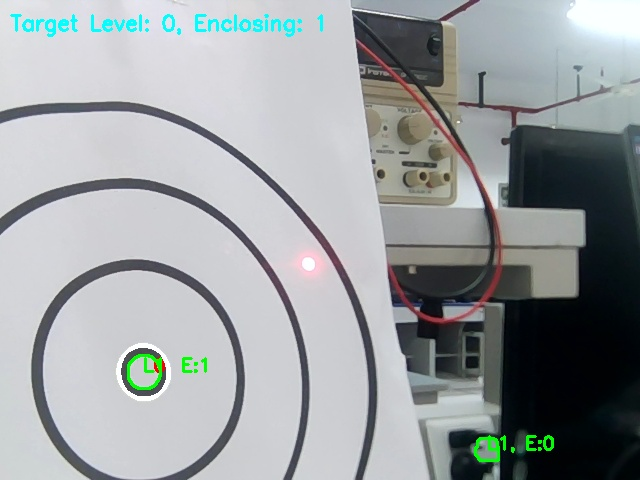
#> input picture src/laser_shotting_car/laser_shotting_car/pre-work/data/hier_frame0.jpg, 640 x 480 px, given in place of the camera
$ python circle_detect.py
#> lines starting #> are read from the running program, lines starting #| are printed output that depends on the picture; after the words box and inside, x2 and y2 are one past the last pixel; in counts of white or black regions, pixels touching at a corner belong together
#> in main, frame is the input picture: shape (480, 640, 3); mean B, G, R 160.4, 158.4, 154
import cv2
import numpy as np

def detect_deepest_inner_circle(frame):
    """检测层级最多的轮廓结构中最里层的圆心"""
    result_frame = frame.copy()

    # 图像预处理
    gray = cv2.cvtColor(frame, cv2.COLOR_BGR2GRAY)
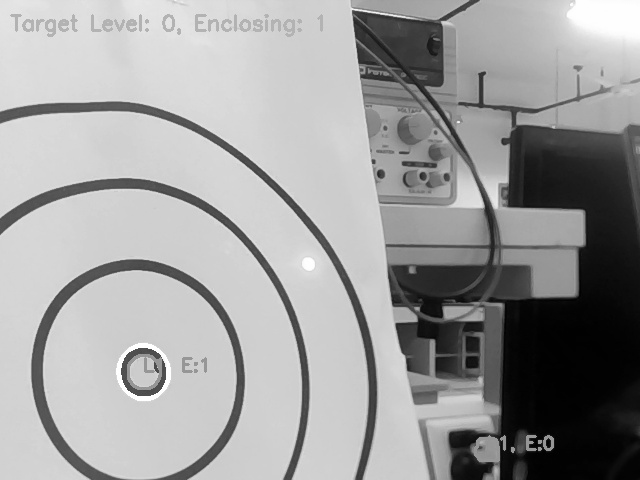
#> gray: shape (480, 640); min 0, max 255, mean 157.3
    blurred = cv2.GaussianBlur(gray, (5, 5), 0)

    # 使用大津法进行阈值处理
    _, thresh = cv2.threshold(blurred, 0, 255, cv2.THRESH_BINARY_INV + cv2.THRESH_OTSU)
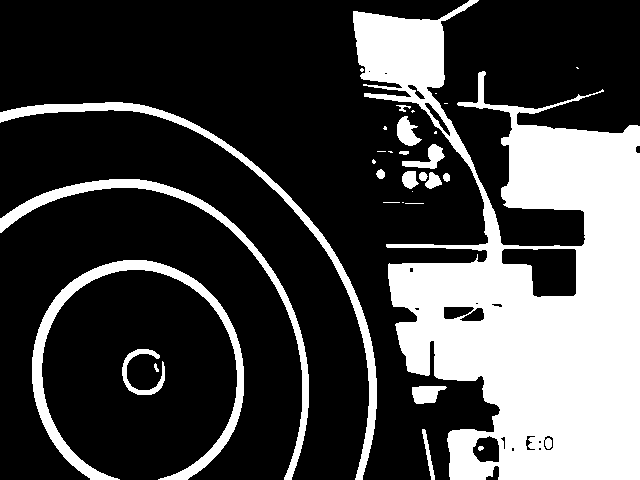
#> thresh: shape (480, 640); 27.2% white; 32 white regions (14 under 20 px), largest, box (x1, y1, x2, y2) and area: (353, 0, 640, 480) 66129, (32, 260, 244, 480) 5729, (0, 102, 377, 480) 4718

    # 形态学操作优化轮廓
    kernel = np.ones((3, 3), np.uint8)
    thresh = cv2.morphologyEx(thresh, cv2.MORPH_OPEN, kernel)
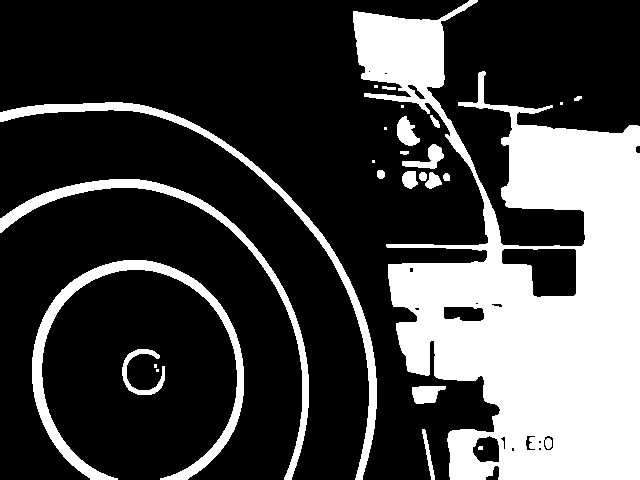
#> thresh: shape (480, 640); 27.1% white; 26 white regions (8 under 20 px), largest, box (x1, y1, x2, y2) and area: (353, 0, 640, 480) 65754, (32, 260, 244, 480) 5725, (0, 102, 377, 480) 4717
    thresh = cv2.morphologyEx(thresh, cv2.MORPH_CLOSE, kernel)
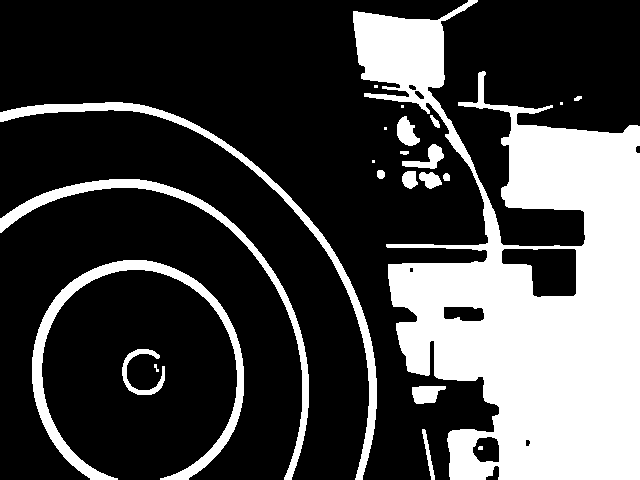
#> thresh: shape (480, 640); 27.2% white; 23 white regions (6 under 20 px)

    # 获取轮廓和层级信息 (RETR_TREE 模式)
    contours, hierarchy = cv2.findContours(thresh, cv2.RETR_TREE, cv2.CHAIN_APPROX_SIMPLE)
#> contours = 30 contours, 8 with area under 20; largest, box (x1, y1, x2, y2) and area: (353, 0, 640, 480) 68200, (32, 260, 244, 480) 5162, (0, 102, 377, 480) 4140, (0, 179, 309, 480) 3692, (501, 248, 577, 298) 2614

    if hierarchy is None or len(hierarchy) == 0 or len(contours) == 0:
        return result_frame, None

    hierarchy = hierarchy[0]  # 获取层级数组

    # ===== 步骤1: 计算每个轮廓的层级深度 =====
    contour_levels = {}  # 存储每个轮廓的层级深度
    max_level = 0        # 最大层级深度

    for i in range(len(contours)):
        level = 0
        next_idx = i

        # 向上遍历直到最外层轮廓
        while hierarchy[next_idx][3] != -1:
            next_idx = hierarchy[next_idx][3]
            level += 1

        contour_levels[i] = level
        if level > max_level:
            max_level = level
#> this loop made 30 passes
#> max_level on passes 23, 25: 1, 2
#> after the loop, contour_levels = 30 items; max_level = 2

    # 如果没有嵌套结构，直接返回
    if max_level == 0:
        return result_frame, None

    # ===== 步骤2: 找到所有最深层级的轮廓 =====
    deepest_contour_indices = [i for i, level in contour_levels.items() if level == max_level]
#> deepest_contour_indices = [24]

    # ===== 步骤3: 在最深层级的轮廓中筛选圆形 =====
    valid_circles = []

    for i in deepest_contour_indices:
        contour = contours[i]

        # 计算轮廓面积
        area = cv2.contourArea(contour)

        # 过滤小面积轮廓
        if area < 100:  # 可调整此阈值
            continue

        # 计算轮廓的圆形度
        perimeter = cv2.arcLength(contour, True)
        if perimeter == 0:
            continue

        circularity = 4 * np.pi * area / (perimeter * perimeter)

        # 只处理圆形度较高的轮廓
        if circularity < 0.8:  # 可调整此阈值
            continue

        # 计算圆心
        M = cv2.moments(contour)
        if M["m00"] != 0:
            cX = int(M["m10"] / M["m00"])
            cY = int(M["m01"] / M["m00"])

            valid_circles.append({
                'index': i,
                'contour': contour,
                'center': (cX, cY),
                'area': area,
                'circularity': circularity
            })
#> this loop made 1 pass
#> (i, area) on pass 1: (24, 11.5)
#> after the loop, valid_circles = []

    # 如果没有找到符合条件的圆形，返回
    if not valid_circles:
        return result_frame, None

    # ===== 步骤4: 确定最终的最里层圆心 =====
    # 按面积从小到大排序（通常最里层的圆形面积最小）
    valid_circles.sort(key=lambda x: x['area'])

    # 选择面积最小的圆形作为最里层圆心
    innermost_circle = valid_circles[0]

    # ===== 步骤5: 可视化结果 =====
    # 绘制所有轮廓（用不同颜色区分层级）
    color_map = [
        (0, 0, 255),      # 红色 - 层级0 (最外层)
        (0, 255, 0),      # 绿色 - 层级1
        (255, 0, 0),      # 蓝色 - 层级2
        (0, 255, 255),    # 黄色 - 层级3
        (255, 0, 255),    # 紫色 - 层级4
        (255, 255, 0),    # 青色 - 层级5
    ]

    for i, contour in enumerate(contours):
        level = contour_levels[i]
        color = color_map[level % len(color_map)]
        cv2.drawContours(result_frame, [contour], -1, color, 1)

    # 用特殊颜色标记最里层的轮廓
    cv2.drawContours(result_frame, [innermost_circle['contour']], -1, (255, 255, 255), 3)

    # 标记最里层的圆心
    cX, cY = innermost_circle['center']
    cv2.circle(result_frame, (cX, cY), 5, (0, 255, 255), -1)
    cv2.putText(result_frame, f"Deepest Inner: ({cX}, {cY})",
               (cX - 100, cY - 15),
               cv2.FONT_HERSHEY_SIMPLEX, 0.6, (0, 255, 255), 2)

    return result_frame, innermost_circle['center']

# 主函数示例
def main():
    # 打开摄像头或读取图像
    cap = cv2.VideoCapture(0)

    while True:
        ret, frame = cap.read()
        if not ret:
            break

        # 处理图像
        result, center = detect_deepest_inner_circle(frame)

        # 显示结果
        cv2.imshow('Deepest Inner Circle Detection', result)

        # 打印最里层圆心坐标
        if center:
            print(f"最里层圆心坐标: {center}")

        # 按 'q' 键退出
        if cv2.waitKey(1) & 0xFF == ord('q'):
#> (key q is pressed here)
            break

    # 释放资源
    cap.release()
    cv2.destroyAllWindows()

if __name__ == "__main__":
    main()
